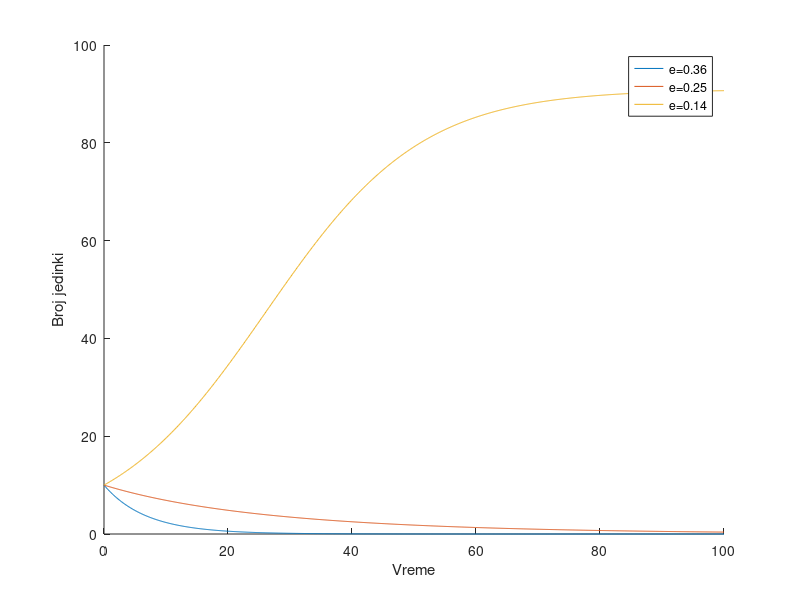

Here is the MATLAB script that generated this plot:
N_0=10;      % pocetni broj jedinki u populaciji
n=0.34;     % stopa nataliteta
m=0.12;     % stopa mortaliteta
K=250;      % maksimalni broj jedinki
t0=0;       % pocetno t0
tmax=100;   % kraj intervala
h=0.1;      % korak

% konstantan procenat e_1/e_2/e_3 postojecih pasa
e_1=0.36;
e_2=0.25;
e_3=0.14;

p=n-m;      % stopa prirastaja
r = p;      % r=p(0)
i=1;

for t=t0:h:tmax
    N_1(i)=K*(r-e_1)/(r+(K*(r-e_1)/N_0-r)*exp((e_1-r)*t));
    N_2(i)=K*(r-e_2)/(r+(K*(r-e_2)/N_0-r)*exp((e_2-r)*t));
    N_3(i)=K*(r-e_3)/(r+(K*(r-e_3)/N_0-r)*exp((e_3-r)*t));
    i=i+1;
end
t=t0:h:tmax;

disp('Za e=0.36, broj pasa nakon');
disp(tmax)
disp('godina je:')
disp(N_1(end))

disp('Za e=0.25, broj pasa nakon')
disp(tmax)
disp('godina je:')
disp(N_2(end))

disp('Za e=0.14, broj pasa nakon')
disp(tmax)
disp('godina je:')
disp(N_3(end))

index = 0;
for i = 1:numel(N_1)
  if N_1(i) < 1
    index = i;
    break;
  end
end

disp('Za e_1 nula se dostize posle:')
disp(t(index))
disp('godina')

index = 0;
for i = 1:numel(N_2)
  if N_2(i) < 1
    index = i;
    break;
  end
end

t=t0:h:tmax;
disp('Za e_2 nula se dostize posle:')
disp(t(index))
disp('godina')

hold on
plot(t,N_1);
plot(t,N_2);
plot(t,N_3);
xlabel ('Vreme')
ylabel('Broj jedinki')
legend('e=0.36','e=0.25','e=0.14')
hold off
